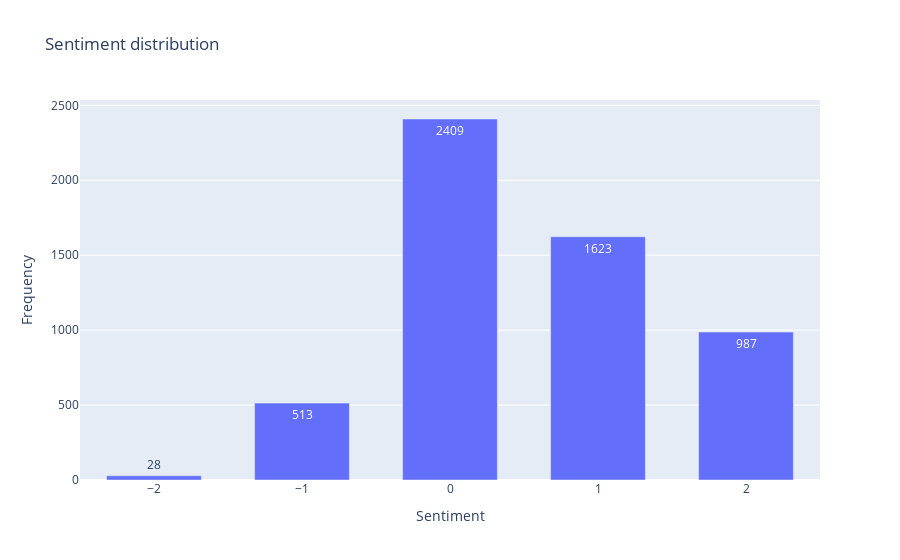

The notebook cell this image was saved under:
### Markdown cell above
Majority of comments have lenght of less than 100. So, we can use length of 128 for our language model and drop the rest of words in the sequence.

### Code cell
def show_sentiment_distribution(df):
    fig = go.Figure()

    groupby_sentiment = df.groupby('sentiment')['sentiment'].count()

    fig.add_trace(go.Bar(
        x=list(sorted(groupby_sentiment.index)),
        y=groupby_sentiment.tolist(),
        text=groupby_sentiment.tolist(),
        textposition='auto'
    ))

    fig.update_layout(
        title_text='Sentiment distribution',
        xaxis_title_text='Sentiment',
        yaxis_title_text='Frequency',
        bargap=0.2,
        bargroupgap=0.2)

    fig.show()
show_sentiment_distribution(df)

### Figure 1 — Plotly figure (JSON) as saved in the notebook; plotly's stock layout.template omitted (floating-point values rounded to 4 significant figures)
{"data": [{"text": ["28", "513", "2409", "1623", "987"], "textposition": "auto", "type": "bar", "x": [-2, -1, 0, 1, 2], "y": [28, 513, 2409, 1623, 987]}], "layout": {"bargap": 0.2, "bargroupgap": 0.2, "title": {"text": "Sentiment distribution"}, "xaxis": {"title": {"text": "Sentiment"}}, "yaxis": {"title": {"text": "Frequency"}}}}
